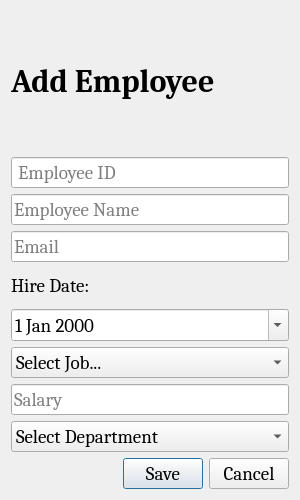
<?xml version="1.0" encoding="UTF-8"?>
<ui version="4.0">
 <class>Dialog</class>
 <widget class="QDialog" name="Dialog">
  <property name="geometry">
   <rect>
    <x>0</x>
    <y>0</y>
    <width>300</width>
    <height>500</height>
   </rect>
  </property>
  <property name="minimumSize">
   <size>
    <width>300</width>
    <height>500</height>
   </size>
  </property>
  <property name="font">
   <font>
    <family>Cambria</family>
    <pointsize>14</pointsize>
   </font>
  </property>
  <property name="windowTitle">
   <string>Add Department</string>
  </property>
  <layout class="QVBoxLayout" name="verticalLayout">
   <item>
    <widget class="QLabel" name="label">
     <property name="minimumSize">
      <size>
       <width>0</width>
       <height>0</height>
      </size>
     </property>
     <property name="font">
      <font>
       <family>Cambria</family>
       <pointsize>24</pointsize>
       <weight>75</weight>
       <bold>true</bold>
      </font>
     </property>
     <property name="text">
      <string>Add Employee</string>
     </property>
    </widget>
   </item>
   <item>
    <widget class="QLineEdit" name="le_emp_id">
     <property name="placeholderText">
      <string> Employee ID</string>
     </property>
    </widget>
   </item>
   <item>
    <widget class="QLineEdit" name="le_emp_name">
     <property name="placeholderText">
      <string>Employee Name</string>
     </property>
    </widget>
   </item>
   <item>
    <widget class="QLineEdit" name="le_email">
     <property name="placeholderText">
      <string>Email</string>
     </property>
    </widget>
   </item>
   <item>
    <widget class="QLabel" name="label_2">
     <property name="minimumSize">
      <size>
       <width>0</width>
       <height>0</height>
      </size>
     </property>
     <property name="maximumSize">
      <size>
       <width>16777215</width>
       <height>35</height>
      </size>
     </property>
     <property name="text">
      <string>Hire Date:</string>
     </property>
    </widget>
   </item>
   <item>
    <widget class="QDateEdit" name="de_hire_date">
     <property name="calendarPopup">
      <bool>true</bool>
     </property>
    </widget>
   </item>
   <item>
    <widget class="QComboBox" name="cb_jobs">
     <property name="placeholderText">
      <string/>
     </property>
     <item>
      <property name="text">
       <string>Select Job...</string>
      </property>
     </item>
    </widget>
   </item>
   <item>
    <widget class="QLineEdit" name="le_salary">
     <property name="placeholderText">
      <string>Salary</string>
     </property>
    </widget>
   </item>
   <item>
    <widget class="QComboBox" name="cb_depts">
     <item>
      <property name="text">
       <string>Select Department</string>
      </property>
     </item>
    </widget>
   </item>
   <item>
    <widget class="QDialogButtonBox" name="buttonBox">
     <property name="orientation">
      <enum>Qt::Horizontal</enum>
     </property>
     <property name="standardButtons">
      <set>QDialogButtonBox::Cancel|QDialogButtonBox::Save</set>
     </property>
    </widget>
   </item>
  </layout>
 </widget>
 <resources/>
 <connections>
  <connection>
   <sender>buttonBox</sender>
   <signal>accepted()</signal>
   <receiver>Dialog</receiver>
   <slot>accept()</slot>
   <hints>
    <hint type="sourcelabel">
     <x>248</x>
     <y>254</y>
    </hint>
    <hint type="destinationlabel">
     <x>157</x>
     <y>274</y>
    </hint>
   </hints>
  </connection>
  <connection>
   <sender>buttonBox</sender>
   <signal>rejected()</signal>
   <receiver>Dialog</receiver>
   <slot>reject()</slot>
   <hints>
    <hint type="sourcelabel">
     <x>316</x>
     <y>260</y>
    </hint>
    <hint type="destinationlabel">
     <x>286</x>
     <y>274</y>
    </hint>
   </hints>
  </connection>
 </connections>
</ui>
